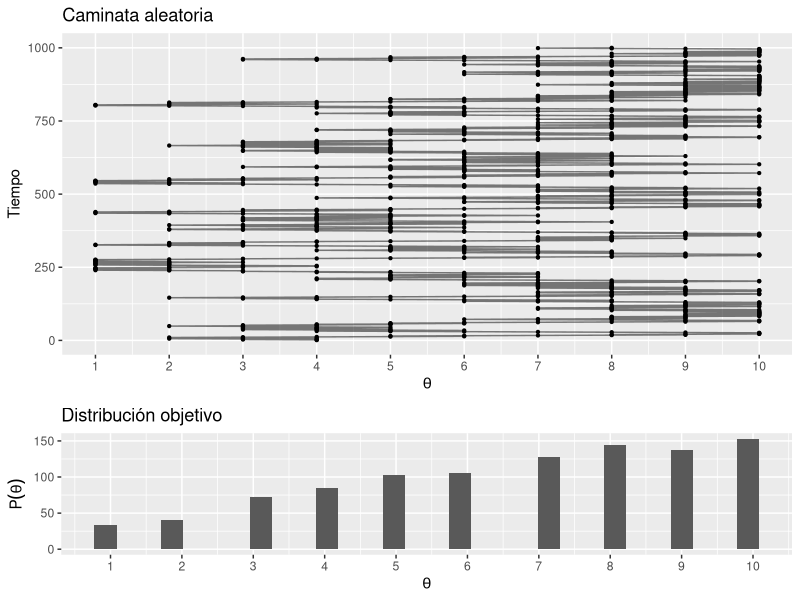
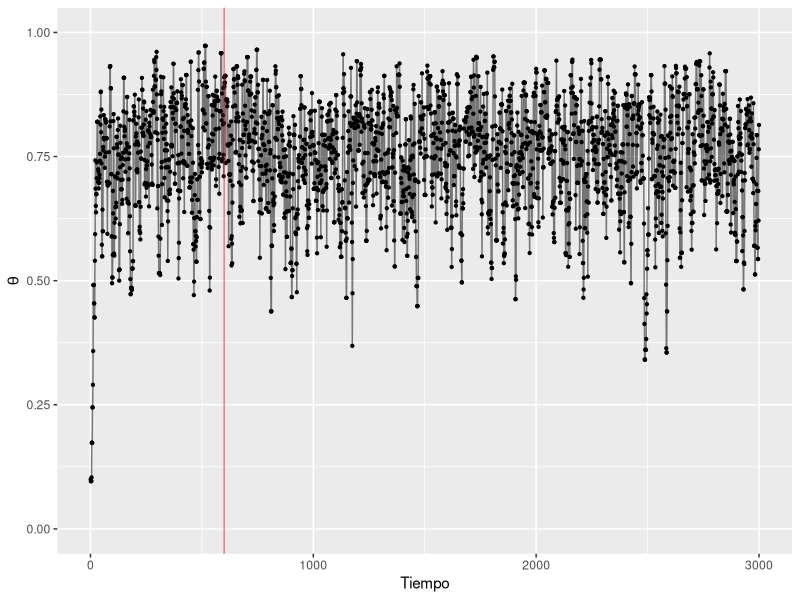
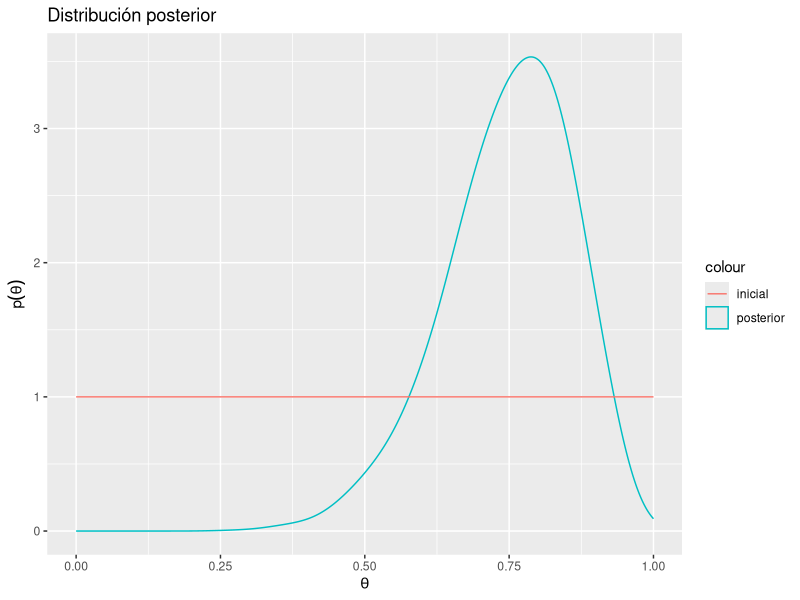
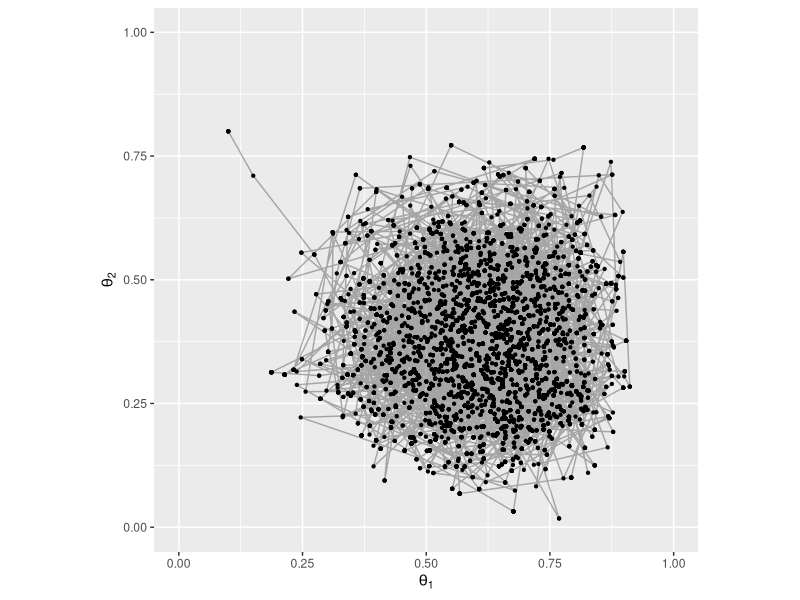
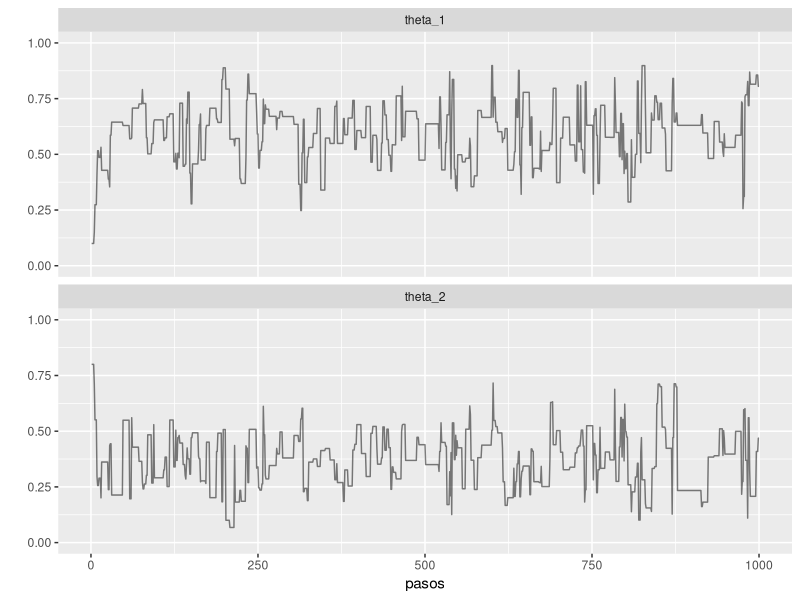

Here is the R script that generated these plots, in order:
library(tidyverse)
library(gridExtra)

# Metropolis

# Introduccion ------------------------------------------------------------


islas <- data.frame(islas = 1:10, pob = 1:10)

caminaIsla <- function(i){ # i: isla actual
  u <- runif(1) # volado
  v <- ifelse(u < 0.5, i - 1, i + 1)  # isla vecina (índice)
  if(v < 1 | v > 10){ # si estas en los extremos y el volado indica salir
    return(i)
  }
  u2 <- runif(1)
  p_move = min(islas$pob[v] / islas$pob[i], 1)
  if(p_move  > u2){
    return(v) # isla destino
  }
  else{
    return(i) # me quedo en la misma isla
  }
}

pasos <- 1000
camino <- numeric(pasos)
camino[1] <- sample(1:10, 1) # isla inicial
for(j in 2:pasos){
  camino[j] <- caminaIsla(camino[j - 1])
}

caminata <- tibble(pasos = 1:pasos, isla = camino)

plot_caminata <- ggplot(caminata[1: 1000, ], aes(x = pasos, y = isla)) +
  geom_point(size = 0.8) +
  geom_path(alpha = 0.5) +
  coord_flip() + 
  labs(title = "Caminata aleatoria") +
  scale_y_continuous(expression(theta), breaks = 1:10) +
  scale_x_continuous("Tiempo")

plot_dist <- ggplot(caminata, aes(x = isla)) +
  geom_histogram() +
  scale_x_continuous(expression(theta), breaks = 1:10) +
  labs(title = "Distribución objetivo", 
       y = expression(P(theta)))

grid.arrange(plot_caminata, plot_dist, ncol = 1, heights = c(4, 2))


# Bernoulli ---------------------------------------------------------------


# p(theta) con theta = 0.4, a = 2, b = 2
dbeta(0.4, 2, 2)

# Definimos la distribución inicial
prior <- function(a = 1, b = 1){
  function(theta) dbeta(theta, a, b)
}

# Verosimilitid binomial
likeBern <- function(z, N){
  function(theta){
    theta ^ z * (1 - theta) ^ (N - z)
  }
}

# posterior no normalizada
postRelProb <- function(theta){
  mi_like(theta) * mi_prior(theta)
}


# Datos observados
N <-  14
z <- 11

# Defino mi inicial y la verosimilitud
mi_prior <- prior() # inicial uniforme
mi_like <- likeBern(z, N) # verosimilitud de los datos observados

# para cada paso decidimos el movimiento de acuerdo a la siguiente función

caminaAleat <- function(theta){ # theta: valor actual

  salto_prop <- rnorm(1, 0, sd = 0.1) # salto propuesto
  theta_prop <- theta + salto_prop # theta propuesta
  if(theta_prop < 0 | theta_prop > 1){ # si el salto implica salir del dominio
    return(theta)
  }
  u <- runif(1) 
  p_move <-  min(postRelProb(theta_prop) / postRelProb(theta), 1) # prob mover
  if(p_move  > u){
    return(theta_prop) # aceptar valor propuesto

  }
  else{
    return(theta) # rechazar

  }
}

set.seed(47405)

pasos <- 6000
camino <- numeric(pasos) # vector que guardará las simulaciones
camino[1] <- 0.1 # valor inicial

# Generamos la caminata aleatoria
aceptado <- 0
for (j in 2:pasos){
  camino[j] <- caminaAleat(camino[j - 1])
  aceptado <- (camino[j] != camino[j-1])+aceptado
}
aceptado/6000

caminata <- data.frame(pasos = 1:pasos, theta = camino)

ggplot(caminata[1:3000, ], aes(x = pasos, y = theta)) +
  geom_point(size = 0.8) +
  geom_path(alpha = 0.5) +
  scale_y_continuous(expression(theta), limits = c(0, 1)) +
  scale_x_continuous("Tiempo") +
  geom_vline(xintercept = 600, color = "red", alpha = 0.5)


# excluímos las primeras observaciones (etapa de calentamiento)
caminata_f <- filter(caminata, pasos > 600)
ggplot(caminata_f, aes(x = theta)) +
  geom_density(adjust = 2, aes(color = "posterior")) +
  labs(title = "Distribución posterior", 
       y = expression(p(theta)), 
       x = expression(theta)) + 
  stat_function(fun = mi_prior, aes(color = "inicial")) + # inicial
  xlim(0, 1)

mean(caminata_f$theta)
sd(caminata_f$theta)

sims_y <- rbinom(nrow(caminata_f), size = 1, prob = caminata_f$theta)
mean(sims_y) # p(y = 1 | x) probabilidad predictiva
sd(sims_y)


# Inferencia de dos proporciones binomiales -------------------------------

# Verosimilitid binomial
likeBern2 <- function(z_1, N_1, z_2, N_2){
  function(theta){
    theta[1] ^ z_1 * (1 - theta[1]) ^ (N_1 - z_1) *
      theta[2] ^ z_2 * (1 - theta[2]) ^ (N_2 - z_2)
  }
}

prior2 <- function(a_1 = 3, b_1 = 3, a_2 = 3, b_2 = 3){
  function(theta) dbeta(theta[1], a_1 , b_1) * dbeta(theta[2], a_2 , b_2)
}

# posterior no normalizada
postRelProb2 <- function(theta){
  mi_like(theta) * mi_prior(theta)
}

z_1=5; N_1=7; z_2=2; N_2=7; a_1=3; a_2=3; b_1=3; b_2=3
# Datos observados
N = 14
z = 11

# Defino mi inicial y la verosimilitud
mi_prior <- prior2() # inicial uniforme
mi_like <- likeBern2(z_1 = z_1, N_1 = N_1, z_2 = z_2, N_2 = N_2) # verosimilitud

# para cada paso decidimos el movimiento de acuerdo a la siguiente función
caminaAleat2 <- function(theta){ # theta: valor actual
  salto_prop <- MASS::mvrnorm(n = 1 , mu = rep(0, 2), 
                              Sigma = matrix(c(0.08, 0, 0, 0.08), byrow = TRUE, nrow = 2)) # salto propuesto
  theta_prop <- theta + salto_prop # theta propuesta
  if(all(theta_prop < 0) | all(theta_prop > 1)){ # salir del dominio
    return(theta)
  }
  u <- runif(1) 
  p_move = min(postRelProb2(theta_prop) / postRelProb2(theta), 1) # prob mover
  if(p_move  > u){
    return(theta_prop) # aceptar valor propuesto
  }
  else{
    return(theta) # rechazar
  }
}

set.seed(47405)

pasos <- 6000
camino <- matrix(0, nrow = pasos, ncol = 2) # vector que guardará las simulaciones
camino[1, ] <- c(0.1, 0.8) # valor inicial

# Generamos la caminata aleatoria
for (j in 2:pasos){
  camino[j, ] <- caminaAleat2(camino[j - 1, ])
}

caminata <- data.frame(pasos = 1:pasos, theta_1 = camino[, 1], 
                       theta_2 = camino[, 2])

ggplot(caminata, aes(x = theta_1, y = theta_2)) +
  geom_point(size = 0.8) +
  geom_path(alpha = 0.3) +
  scale_x_continuous(expression(theta[1]), limits = c(0, 1)) +
  scale_y_continuous(expression(theta[2]), limits = c(0, 1)) +
  coord_fixed()

caminata_m <- caminata %>%
  gather(parametro, val, theta_1, theta_2) %>%
  arrange(pasos)

ggplot(caminata_m[1:2000, ], aes (x = pasos, y = val)) +
  geom_path(alpha = 0.5) +
  facet_wrap(~parametro, ncol = 1) +
  scale_y_continuous("", limits = c(0, 1))
